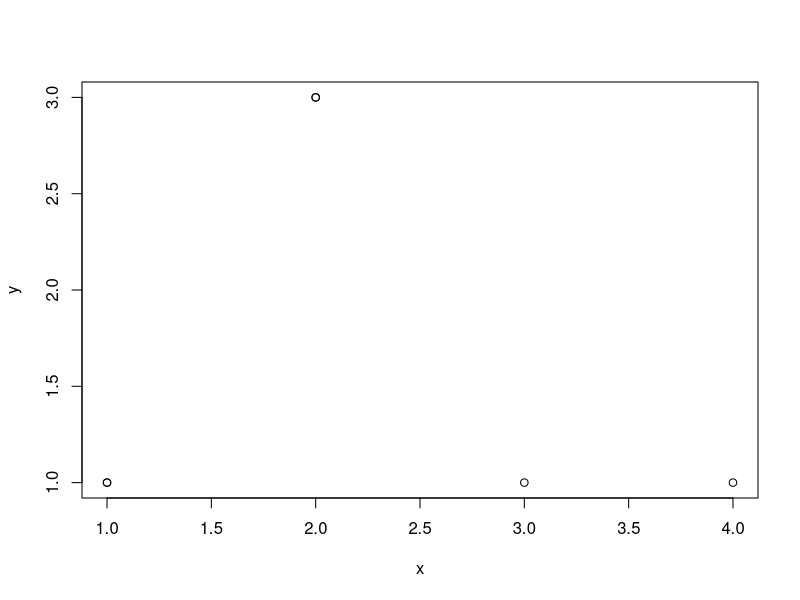

Here is the R script that generated this plot:

x = c(2,3,1,4,2,1)
y = c(3,1,1,1,3,1)
plot(x,y)
sum(x * y) 
x_bar = mean(x)
y_bar = mean(y)
x_bar * y_bar * 6
nominator_B = sum(x*y)
B = (-0.667)/((sum(x^2)*6) - (mean(x)^2*6))
A = y_bar - B*x_bar
A

get_value = function(x, y){
  return(x*B + A)
}
y_hat = get_value(x,y)
error = y - y_hat
error_sqr = error^2

SSR = sum(error_sqr)
RMS = SSR/(6-2)
RMS
S_xx = sum(x^2) - 6*x_bar^2
t = B/(sqrt(RMS/S_xx))
t
quantile_97.5 = qt(0.975, df = 4)
quantile_97.5
# degree of freedom = 5
# alpha  = 0.05
# t_critical is -2.570582 and 
# since our t value is -0.008307, we fail to reject

